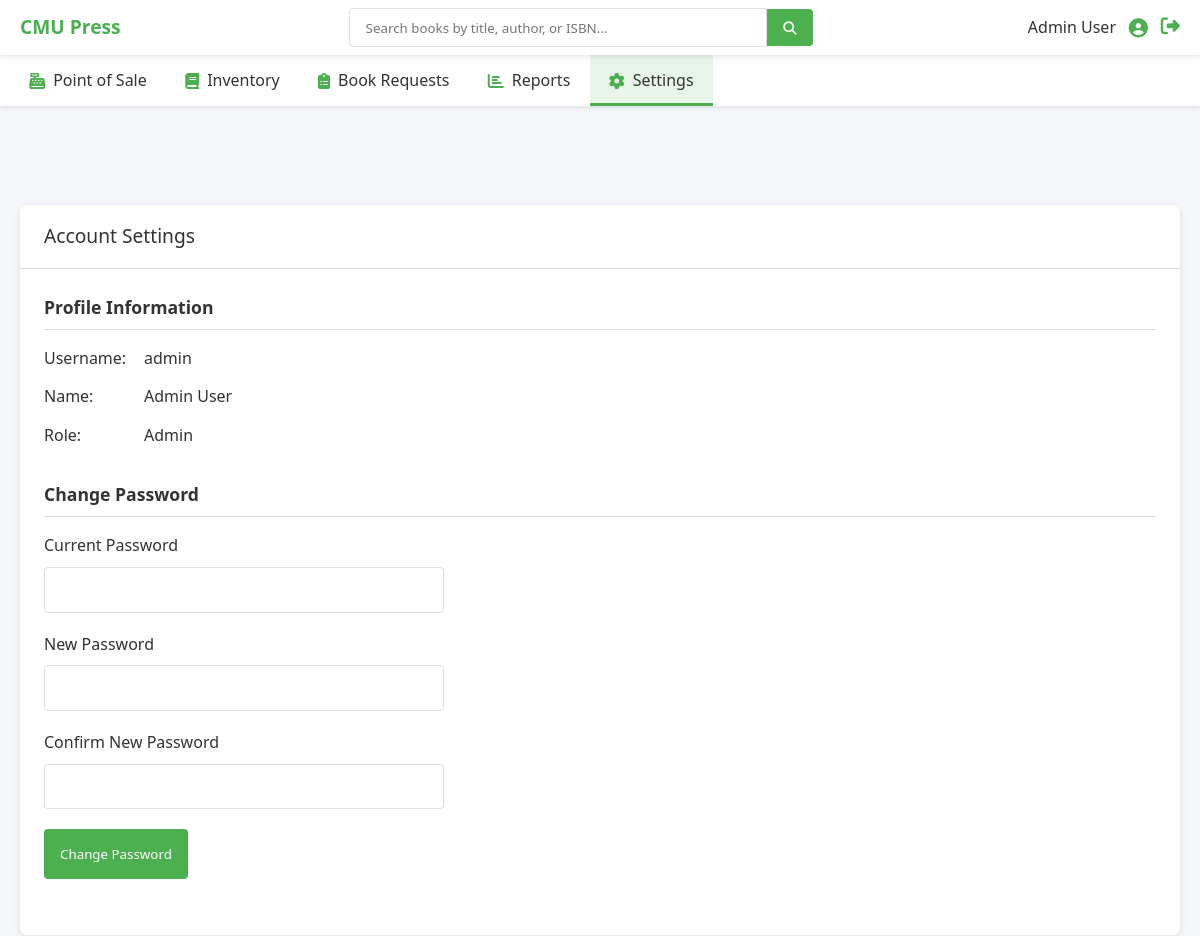
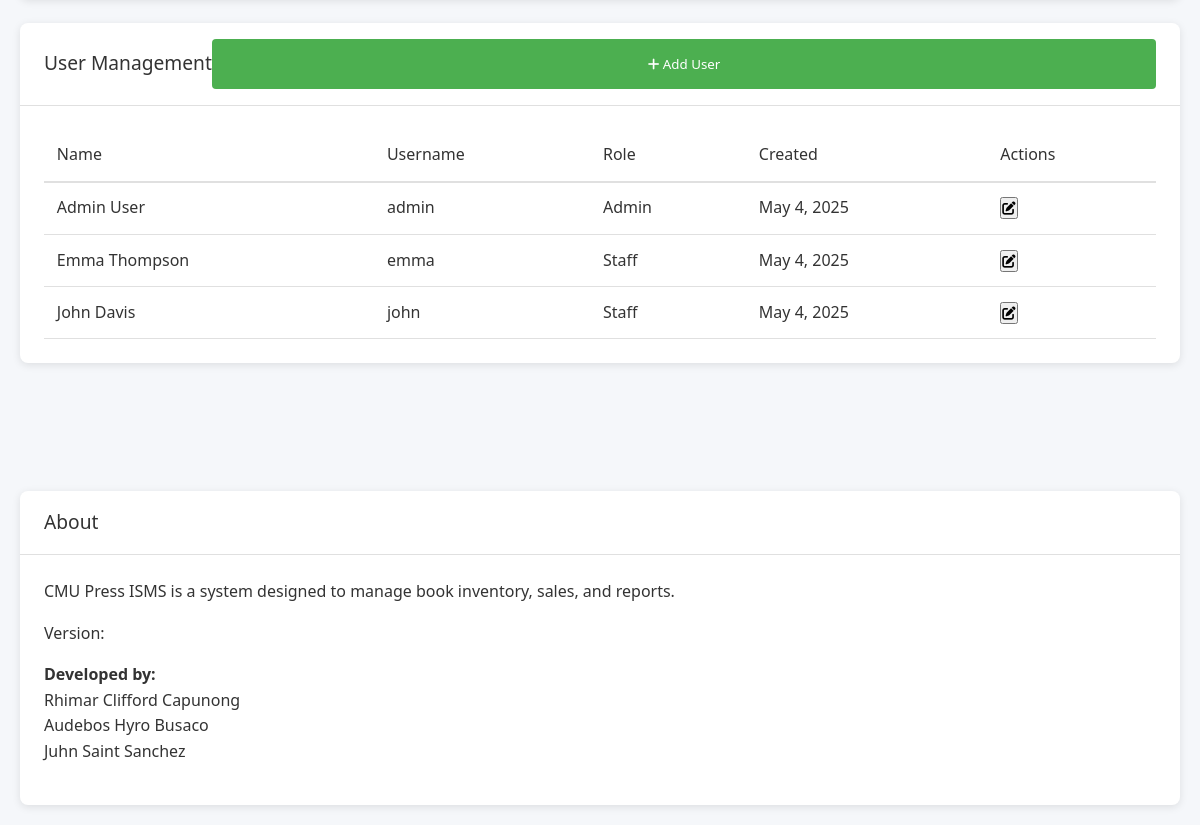
The page /index.php?tab=settings (signed in) on the database its author committed (2 pictures, top to bottom).
### tables this page shows
CREATE TABLE `users` (
  `user_id` int(11) NOT NULL AUTO_INCREMENT,
  `username` varchar(50) NOT NULL,
  `password` varchar(255) NOT NULL,
  `name` varchar(255) NOT NULL,
  `role` enum('admin','staff') NOT NULL DEFAULT 'staff',
  `created_at` timestamp NOT NULL DEFAULT current_timestamp(),
  `updated_at` timestamp NOT NULL DEFAULT current_timestamp() ON UPDATE current_timestamp(),
  PRIMARY KEY (`user_id`),
  UNIQUE KEY `username` (`username`)
);

### pages/settings.php (the view, shortened to what this page needs)
<?php
$database = new Database();
$db = $database->getConnection();
$isAdmin = $_SESSION['role'] === 'admin';
$currentUserId = $_SESSION['user_id'];
$currentUser = [
    'user_id' => $currentUserId,
    'username' => $_SESSION['username'],
    'name' => $_SESSION['name'],
    'role' => $_SESSION['role']
];
$users = [];
if ($isAdmin) {
    $stmt = $db->prepare("SELECT * FROM users ORDER BY name ASC");
    $stmt->execute();
    $users = $stmt->fetchAll(PDO::FETCH_ASSOC);
}
?>
<section id="settings" class="tab-content active">
    <div class="container">
        <div class="left-column">
            <div class="card">
                <div class="card-header">
                    <h2>Account Settings</h2>
                </div>
                <div class="card-body">
                    <div class="settings-section">
                        <h3>Profile Information</h3>
                        <div class="profile-info">
                            <div class="profile-field">
                                <span class="field-label">Username:</span>
                                <span class="field-value"><?php echo htmlspecialchars($currentUser['username']); ?></span>
                            </div>
                            <div class="profile-field">
                                <span class="field-label">Name:</span>
                                <span class="field-value"><?php echo htmlspecialchars($currentUser['name']); ?></span>
                            </div>
                            <div class="profile-field">
                                <span class="field-label">Role:</span>
                                <span class="field-value"><?php echo ucfirst(htmlspecialchars($currentUser['role'])); ?></span>
                            </div>
                        </div>
                    </div>
                    <div class="settings-section">
                        <h3>Change Password</h3>
                        <form method="post" class="password-form">
                            <div class="form-group">
                                <label for="current_password">Current Password</label>
                                <input type="password" id="current_password" name="current_password" required>
                            </div>
                            <div class="form-group">
                                <label for="new_password">New Password</label>
                                <input type="password" id="new_password" name="new_password" required>
                            </div>
                            <div class="form-group">
                                <label for="confirm_password">Confirm New Password</label>
                                <input type="password" id="confirm_password" name="confirm_password" required>
                            </div>
                            <button type="submit" name="change_password" class="btn-primary">Change Password</button>
                        </form>
                    </div>
                </div>
            </div>
            <?php if ($isAdmin): ?>
            <div class="card">
                <div class="card-header">
                    <h2>User Management</h2>
                    <button id="add-user-btn" class="btn-primary"><i class="fas fa-plus"></i> Add User</button>
                </div>
                <div class="card-body">
                    <div class="users-table-wrapper">
                        <table class="users-table">
                            <thead>
                                <tr>
                                    <th>Name</th>
                                    <th>Username</th>
                                    <th>Role</th>
                                    <th>Created</th>
                                    <th>Actions</th>
                                </tr>
                            </thead>
                            <tbody>
                                <?php foreach ($users as $user): ?>
                                <tr>
                                    <td><?php echo htmlspecialchars($user['name']); ?></td>
                                    <td><?php echo htmlspecialchars($user['username']); ?></td>
                                    <td><?php echo ucfirst(htmlspecialchars($user['role'])); ?></td>
                                    <td><?php echo date('M j, Y', strtotime($user['created_at'])); ?></td>
                                    <td class="actions">
                                        <button class="edit-user-btn" data-id="<?php echo $user['user_id']; ?>"><i class="fas fa-edit"></i></button>
                                    </td>
                                </tr>
                                <?php endforeach; ?>
                            </tbody>
                        </table>
                    </div>
                </div>
            </div>
            <?php endif; ?>
        </div>
        <div class="right-column">
                <div class="card-body">
            </div>
            <div class="card">
                <div class="card-header">
                    <h2>About</h2>
                </div>
                <div class="card-body">
                    <div class="about-content">
                        <p><strong><?php echo htmlspecialchars($appName); ?></strong>CMU Press ISMS is a system designed to manage book inventory, sales, and reports.</p>
                        <p>Version: <?php echo htmlspecialchars($appVersion); ?></p>
                        <p><strong>Developed by:</strong><br>
                        Rhimar Clifford Capunong <br>
                        Audebos Hyro Busaco<br>
                        Juhn Saint Sanchez </p>
                    </div>
                </div>
            </div>
        </div>
    </div>
</section>

### assets/css/main.css (style rules this page uses)
* { margin: 0; padding: 0; box-sizing: border-box; font-family: 'Segoe UI', Tahoma, Geneva, Verdana, sans-serif; }
:root { --primary-color: #4caf50; --primary-dark: #3b8c3f; --secondary-color: #e8f5e9; --text-color: #333; --light-text: #666; --border-color: #e0e0e0; --success-color: #4caf50; --warning-color: #ff9800; --error-color: #f44336; --info-color: #2196f3; --high-priority: #ffebee; --medium-priority: #fff8e1; --low-priority: #e8f5e9; --card-shadow: 0 2px 8px rgba(0, 0, 0, 0.1); }
body { background-color: #f5f7fa; color: var(--text-color); line-height: 1.6; }
.tab-content { display: none; padding-top: 20px; }
.tab-content.active { display: block; }
.container { display: flex; gap: 1.5rem; position: relative; z-index: 1; }
.left-column { flex: 6; display: flex; flex-direction: column; gap: 1.5rem; position:relative; }
.right-column { flex: 4; display: flex; flex-direction: column; gap: 1.5rem; position: relative; }
.card { background-color: white; border-radius: 8px; box-shadow: var(--card-shadow); overflow: hidden; }
.card-header { padding: 1rem 1.5rem; border-bottom: 1px solid var(--border-color); display: flex; justify-content: space-between; align-items: center; }
.card-header h2 { font-size: 1.2rem; font-weight: 500; }
.card-body { padding: 1.5rem; }
.btn-primary, .btn-secondary { flex: 1; padding: 1rem; border: none; border-radius: 4px; cursor: pointer; font-weight: 500; }
.btn-primary { background-color: var(--primary-color); color: white; }
.form-group { margin-bottom: 1.2rem; }
.form-group label { display: block; margin-bottom: 0.5rem; font-weight: 500; }
.form-group input, .form-group select { width: 100%; padding: 0.8rem; border: 1px solid var(--border-color); border-radius: 4px; outline: none; }
@media (max-width: 1200px) { .container { flex-direction: column; } }
@media (max-width: 1200px) { .left-column, .right-column { width: 100%; } }
#inventory, #reports, #book_requests, #pos, #settings { margin-top: 40px !important; }
.container { padding-top: 20px !important; }
.left-column, .right-column { position: relative !important; top: auto !important; }

### rows shown on the page
users: username "admin", name "Admin User", role "Admin", created_at "May 4, 2025"
users: name "Emma Thompson", username "emma", role "Staff", created_at "May 4, 2025"
users: name "John Davis", username "john", role "Staff", created_at "May 4, 2025"

### other values the page prints
$userName "Admin User"
